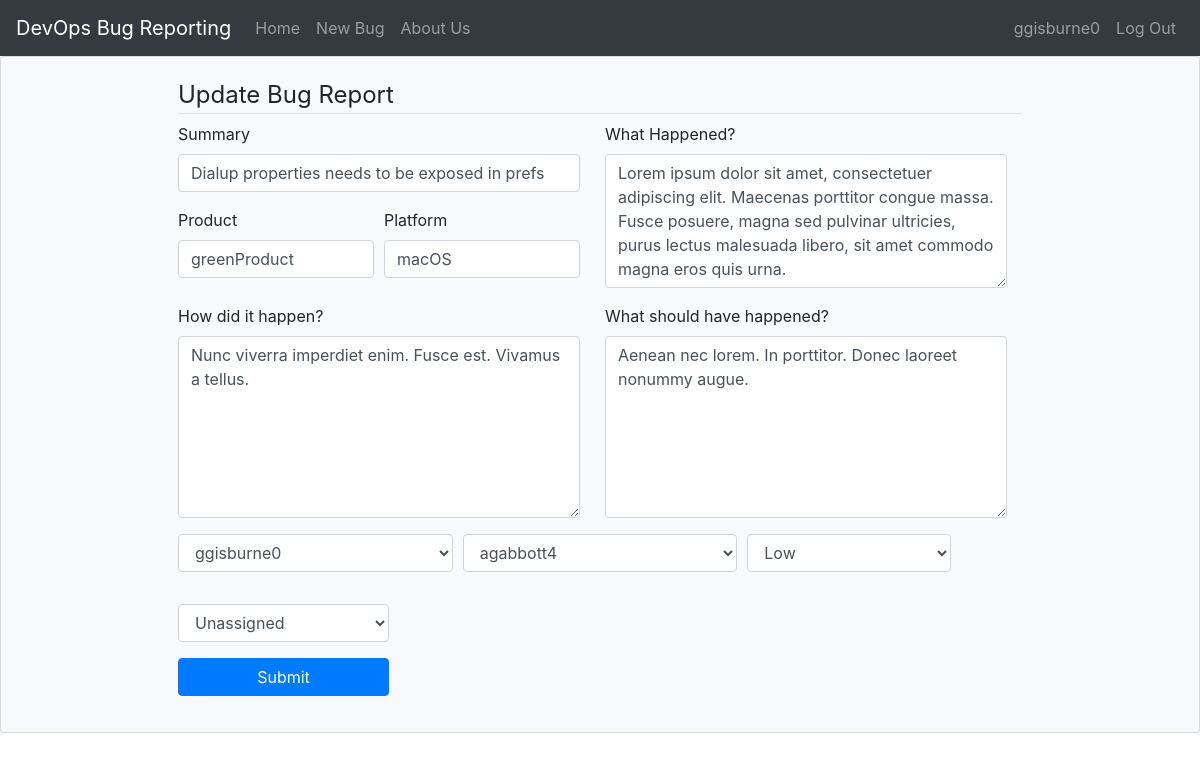
/bug/1/update (signed in), run on an earlier commit of the app's database.
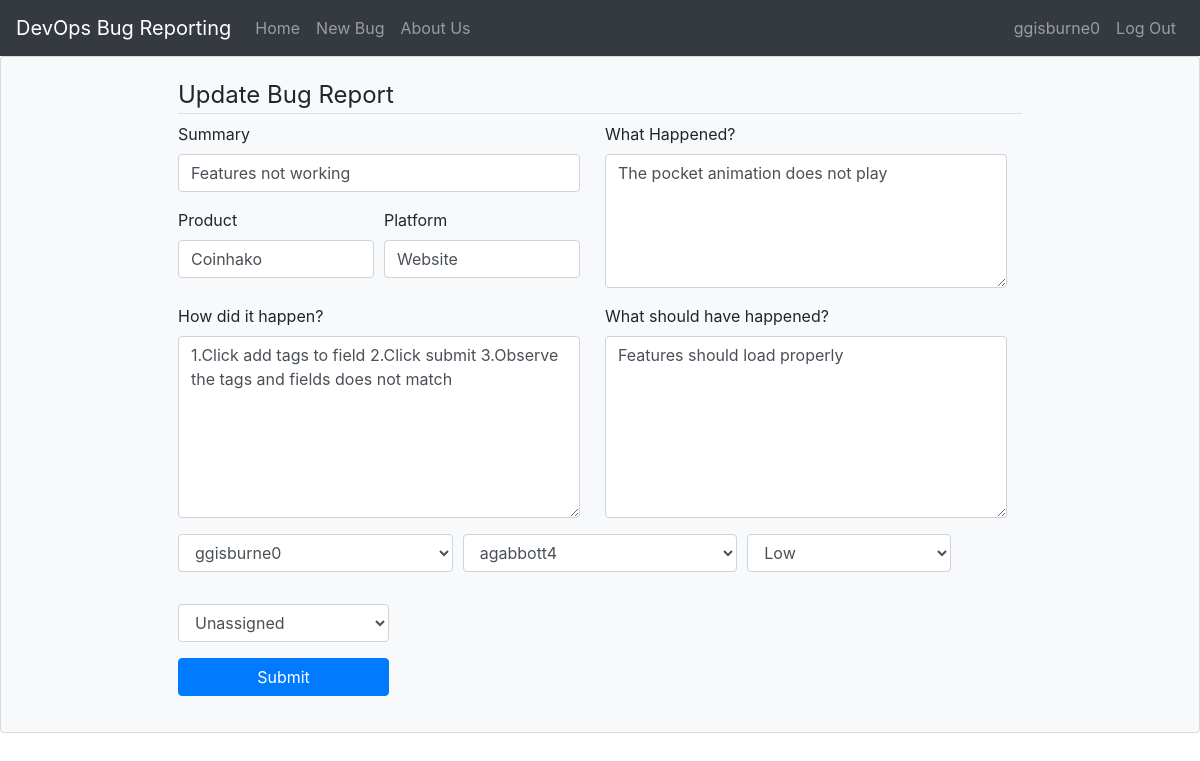
And on a later commit of the database.
### devops/models.py (models this page shows, shortened)
class User(db.Model, UserMixin):
    id = db.Column(db.Integer, primary_key=True)
    username = db.Column(db.String(20), unique=True, nullable=False)
    email = db.Column(db.String(120), unique=True, nullable=False)
    password = db.Column(db.String(60), nullable=False)
    role = db.Column(db.String(20), nullable=False)
    bugs = db.relationship('Bug', primaryjoin="User.id==Bug.user_id", backref="author")
    assigned_to = db.relationship('Bug', primaryjoin="User.id==Bug.developer_id", backref="assigned_to")
    reviewed_by = db.relationship('Bug', primaryjoin="User.id==Bug.reviewer_id", backref="reviewed_by")

class Bug(db.Model):
    id = db.Column(db.Integer, primary_key=True)
    summary = db.Column(db.String(200), nullable=False)
    date_posted = db.Column(db.DateTime, nullable=False, default=local_time(datetime.utcnow()))
    product = db.Column(db.String(50), nullable=False)
    platform = db.Column(db.String(50), nullable=False)
    whatHappen = db.Column(db.Text, nullable=False)
    howHappen = db.Column(db.Text, nullable=False)
    shouldHappen = db.Column(db.Text, nullable=False)
    status = db.Column(db.String(20), nullable=False)
    priority = db.Column(db.String(10), nullable=False)
    user_id = db.Column(db.Integer, db.ForeignKey('user.id'), nullable=False)
    developer_id = db.Column(db.Integer, db.ForeignKey('user.id'), nullable=True)
    reviewer_id = db.Column(db.Integer, db.ForeignKey('user.id'), nullable=True)
    user = db.relationship("User", foreign_keys=[user_id])
    developer = db.relationship("User", foreign_keys=[developer_id])
    reviewer = db.relationship("User", foreign_keys=[reviewer_id])
    comments = db.relationship('Comment', primaryjoin="Bug.id==Comment.bug_id", backref="Comment")

### devops/routes.py (the view)
@app.route("/bug/<int:bug_id>/update", methods=['GET', 'POST'])
@login_required
def update_bug(bug_id):
    avail_developer_list = User.query.filter_by(role='Developer').all()
    avail_reviewer_list = User.query.filter_by(role='Reviewer').all()
    developer_list = [(i.id, i.username) for i in avail_developer_list]
    reviewer_list = [(i.id, i.username) for i in avail_reviewer_list]
    bug = Bug.query.get_or_404(bug_id)
    if current_user.role == 'Reporter':
        abort(403)
    form = UpdateForm()
    form.assigned_to.choices = developer_list
    form.reviewed_by.choices = reviewer_list
    if form.validate_on_submit():
        bug.summary = form.summary.data
        bug.product = form.product.data
        bug.platform = form.platform.data
        bug.whatHappen = form.whatHappen.data
        bug.howHappen = form.howHappen.data
        bug.shouldHappen = form.shouldHappen.data
        bug.developer_id = form.assigned_to.data
        bug.reviewer_id = form.reviewed_by.data
        bug.priority = form.priority.data
        bug.status = form.status.data
        db.session.commit()
        flash('Bug report has been updated!', 'success')
        return redirect(url_for('bug', bug_id=bug.id))
    elif request.method == 'GET':
        form.summary.data = bug.summary
        form.product.data = bug.product
        form.platform.data = bug.platform
        form.whatHappen.data = bug.whatHappen
        form.howHappen.data = bug.howHappen
        form.shouldHappen.data = bug.shouldHappen
    return render_template("content/update.html", title='Update Bug Report', form=form,
        legend='Update Bug Report')

### devops/forms.py
class UpdateForm(FlaskForm):
   summary = StringField('Summary', validators=[DataRequired()])
   product = StringField('Product', validators=[DataRequired()])
   platform = StringField('Platform', validators=[DataRequired()])
   whatHappen = TextAreaField('What Happened?', validators=[DataRequired()])
   howHappen = TextAreaField('How did it happen?', validators=[DataRequired()])
   shouldHappen = TextAreaField('What should have happened?', validators=[DataRequired()])
   status = SelectField(u'Status', choices=[('Unassigned'),('Work in progress'),('Pending for review'),('Done')], default='Unassigned')
   priority = SelectField(u'Priority', choices=[('Low'), ('High')], default='Low')
   assigned_to = SelectField('Assigned to', coerce=int, validators=[InputRequired()])
   reviewed_by = SelectField('Reviewed by', coerce=int, validators=[InputRequired()])
   submit = SubmitField('Submit')

### devops/models.py (called while the page is built)
@login_manager.user_loader
def load_user(user_id):
   return User.query.get(int(user_id))

### devops/templates/content/update.html (shortened to what this page needs)
{% extends "layout.html" %}
{% block content %}
    <div class="card bg-light">
        <article class="card-body mx-auto">
        <form method="POST" action="">
            <fieldset class="form-group">
                <legend class="border-bottom md-4">{{ legend }}</legend>
                <div class="form-row">
                    <div class="col-md-6" style="padding-right:20px;">
                        <div class="form-group">
                        {{ form.summary.label(class="form-control-label") }}
                        {% if form.summary.errors %}
                            {{ form.summary(class="form-control form-control-lg is-invalid") }}
                            <div class="invalid-feedback">
                                {% for error in form.summary.errors %}
                                    <span>{{ error }}</span>
                                {% endfor %}
                            </div>
                        {% else %}
                            {{ form.summary(class="form-control") }}
                        {% endif %}
                        </div>
                        <div class="form-row">
                            <div class="form-group col-md-6">
                                {{ form.product.label(class="form-control-label") }}
                                {% if form.product.errors %}
                                    {{ form.product(class="form-control is-invalid") }}
                                    <div class="invalid-feedback">
                                        {% for error in form.product.errors %}
                                            <span>{{ error }}</span>
                                        {% endfor %}
                                    </div>
                                {% else %}
                                    {{ form.product(class="form-control") }}
                                {% endif %}
                            </div>
                            <div class="form-group col-md-6">
                                {{ form.platform.label(class="form-control-label") }}
                                {% if form.platform.errors %}
                                    {{ form.platform(class="form-control is-invalid") }}
                                    <div class="invalid-feedback">
                                        {% for error in form.platform.errors %}
                                            <span>{{ error }}</span>
                                        {% endfor %}
                                    </div>
                                {% else %}
                                    {{ form.platform(class="form-control") }}
                                {% endif %}
                            </div>
                        </div>
                    </div>
                    <div class="form-group col-md-6" style="padding-right:20px;">
                        {{ form.whatHappen.label(class="form-control-label") }}
                        {% if form.whatHappen.errors %}
                            {{ form.whatHappen(class="form-control is-invalid") }}
                            <div class="invalid-feedback">
                                {% for error in form.whatHappen.errors %}
                                    <span>{{ error }}</span>
                                {% endfor %}
                            </div>
                        {% else %}
                            {{ form.whatHappen(class="form-control", rows="5") }}
                        {% endif %}
                    </div>
                </div>
                <div class="form-row">
                    <div class="form-group col-md-6" style="padding-right:20px;">
                        {{ form.howHappen.label(class="form-control-label") }}
                        {% if form.howHappen.errors %}
                            {{ form.howHappen(class="form-control is-invalid") }}
                            <div class="invalid-feedback">
                                {% for error in form.howHappen.errors %}
                                    <span>{{ error }}</span>
                                {% endfor %}
                            </div>
                        {% else %}
                            {{ form.howHappen(class="form-control", rows="7") }}
                        {% endif %}
                    </div>
                    <div class="form-group col-md-6" style="padding-right:20px;">
                        {{ form.shouldHappen.label(class="form-control-label") }}
                        {% if form.shouldHappen.errors %}
                            {{ form.shouldHappen(class="form-control is-invalid") }}
                            <div class="invalid-feedback">
                                {% for error in form.shouldHappen.errors %}
                                    <span>{{ error }}</span>
                                {% endfor %}
                            </div>
                        {% else %}
                            {{ form.shouldHappen(class="form-control", rows="7") }}
                        {% endif %}
                    </div>
                </div>
                <div class="form-row">
                    <div class="form-group col-md-4">
                        {{ form.assigned_to(class="form-control") }}
                    </div>
                    <div class="form-group col-md-4">
                        {{ form.reviewed_by(class="form-control") }}
                    </div>
                    <div class="form-group col-md-3">
                        {{ form.priority(class="form-control") }}
                    </div>
                </div>
            </fieldset>
            <div class="form-group w-25">
                {{ form.status(class="form-control") }}
            </div>
            <div class="form-group w-25">
                {{ form.submit(class="btn btn-primary btn-block") }}
            </div>
        </form>
        </article>
    </div>
{% endblock content %}

### devops/templates/layout.html (shortened to what this page needs)
<!DOCTYPE html>
<html>
<head>
    <link rel="stylesheet" type="text/css" href="{{ url_for('static', filename='css/bootstrap.min.css') }}">
    <link rel="stylesheet" href="https://cdnjs.cloudflare.com/ajax/libs/font-awesome/4.7.0/css/font-awesome.min.css">
    <link rel="stylesheet" href="https://cdn.datatables.net/1.10.22/js/dataTables.bootstrap4.min.js">
    <link rel="stylesheet" href="https://cdn.datatables.net/1.10.22/css/dataTables.bootstrap4.min.css">
</head>
<body>
  <header class="site-header">
    <nav class="navbar navbar-expand-md navbar-dark bg-dark">
        <a class="navbar-brand" href="/">DevOps Bug Reporting</a>
        <div class="collapse navbar-collapse" id="navbarsExample02">
          <div class="navbar-nav mr-auto">
            <a class="nav-item nav-link" href="{{ url_for('home') }}">Home</a>
            <a class="nav-item nav-link" href="{{ url_for('newbug') }}">New Bug</a>
            <a class="nav-item nav-link" href="{{ url_for('aboutus') }}">About Us</a>
          </div>
          <div class="navbar-nav">
            {% if current_user.is_authenticated %}
            <a class="nav-item nav-link" href="#">{{ current_user.username }}</a>
            <a class="nav-item nav-link" href="{{ url_for('logout') }}">Log Out</a>
            {% else %}
            <a class="nav-item nav-link" href="{{ url_for('register') }}">Register</a>
            <a class="nav-item nav-link" href="{{ url_for('login') }}">Log In</a>
            {% endif %}
          </div>
        </div>
    </nav>
  </header>
  <main role="main">
    {% block content %}{% endblock %}
  </main>
</body>
</html>

What changed in the data, as far as the page shows it:
changed Bug "Low": summary "Dialup properties needs to be exposed in prefs" → "Features not working"; product "greenProduct" → "Coinhako"; platform "macOS" → "Website"; whatHappen "Lorem ipsum dolor sit amet, consectetuer adipiscing elit. Maecenas porttitor congue massa. Fusce posuere, magna sed pulvinar ultricies, purus lectus malesuada libero, sit amet commodo magna eros quis urna." → "The pocket animation does not play"; howHappen "Nunc viverra imperdiet enim. Fusce est. Vivamus a tellus." → "1.Click add tags to field 2.Click submit 3.Observe the tags and fields does not match"; shouldHappen "Aenean nec lorem. In porttitor. Donec laoreet nonummy augue." → "Features should load properly"
